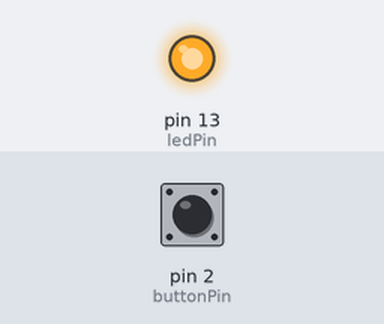
This sketch was run on a simulated Arduino Uno, built with avr-gcc and run on an emulated ATmega328P. Shown: output pins drawn as LEDs (lit = HIGH). The test bench sets the inputs (shaded band); at power-on: pin 2 (buttonPin) LOW. What the sketch prints to the serial monitor is not drawn.

Above: at 1.2 s.
1.3 s: pin 2 (buttonPin) pulled HIGH for 0.15 s
At 2.5 s:
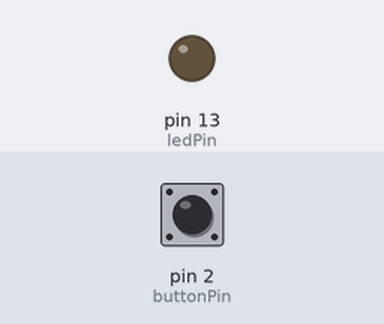
2.9 s: pin 2 (buttonPin) pulled HIGH for 1 s
At 3.8 s:
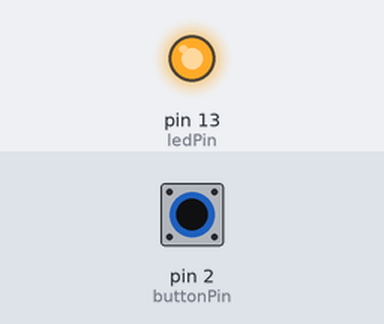
5.4 s: pin 2 (buttonPin) pulled HIGH for 3.2 s
At 5.7 s:
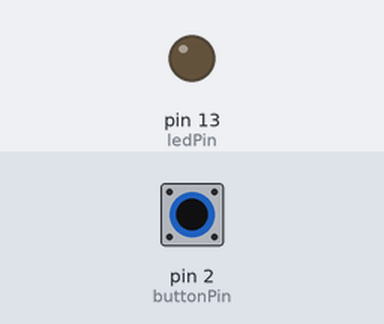
Timing chart, 0 to 8.4 s (numbered marks = the images above; inputs shaded):
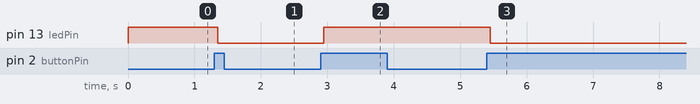

The sketch:

sketch_feb02a.ino
```cpp
/*
 按键去抖

每当输入引脚发生高低电平的变化时(比如由于矩阵按键被按下了)，或当输出引脚发生高低电平的变化时，程序就应该暂停一小段时间来避免这个抖动的干扰（或者说避免这种电子噪声的干扰）。


 电路搭建:
 * LED连接13号引脚和GND
 * 矩阵按键连接2号引脚和+5V
 * 10kΩ电阻连接2号引脚和GND

 * 小贴士: 大多数Arduino板在13号引脚已经有板载LED，所以你一般不用附加LED来完成本例。

 代码是公开的
 */

// 常量，用来定义引脚号码
const int buttonPin = 2;    // 连接矩阵按键的引脚
const int ledPin = 13;      // LED引脚

// 变量的声明与定义:
int ledState = HIGH;         // 记录LED的状态
int buttonState;             // 记录按键的状态
int lastButtonState = LOW;   // 上一次按键的状态

// 以下代码以long类型声明，因为时间值以毫秒为单位(用整型会很快溢出)
long lastDebounceTime = 0;  // 按键最后一次被触发
long debounceDelay = 50;    // 为了滤去抖动暂停的时间，如果发现输出不正常增加这个值

void setup() {
  pinMode(buttonPin, INPUT);
  pinMode(ledPin, OUTPUT);
  Serial.begin(9600);
  while (!Serial) {
    ; // wait for serial port to connect. Needed for native USB port only
  }

  // 设置LED初始状态
  digitalWrite(ledPin, ledState);
}

void loop() {
  // 读取按键状态并存储到变量中:
  int reading = digitalRead(buttonPin);

  // 检查下按键状态是否改变(换句话说，输入是否是从LOW到HIGH)。
  // 检查是否距离上一次按下的时间已经足够滤去按键抖动:

  // 如果按键状态和上次不同:
  if (reading != lastButtonState) {
    // 记录初始时间
    lastDebounceTime = millis();
  }

  if ((millis() - lastDebounceTime) > debounceDelay) {
    // 离初始时间已经过了按键抖动出现的时间，因此当前的按键状态是稳定状态:

    // 如果按键状态改变了:
    if (reading != buttonState) {
      buttonState = reading;

      // 只有当稳定的按键状态时HIGH时才打开LED。
      if (buttonState == HIGH) {
        ledState = !ledState;
        Serial.write("1");
      }
    }
  }

  // 设置LED:
  digitalWrite(ledPin, ledState);

  // 保存处理结果:
  lastButtonState = reading;
}
```

Measured:
- after the input at 1.3 s, pin 13 (ledPin): HIGH → LOW after 0.05 s
- after the input at 2.9 s, pin 13 (ledPin): LOW → HIGH after 0.05 s
- after the input at 5.4 s, pin 13 (ledPin): HIGH → LOW after 0.05 s
